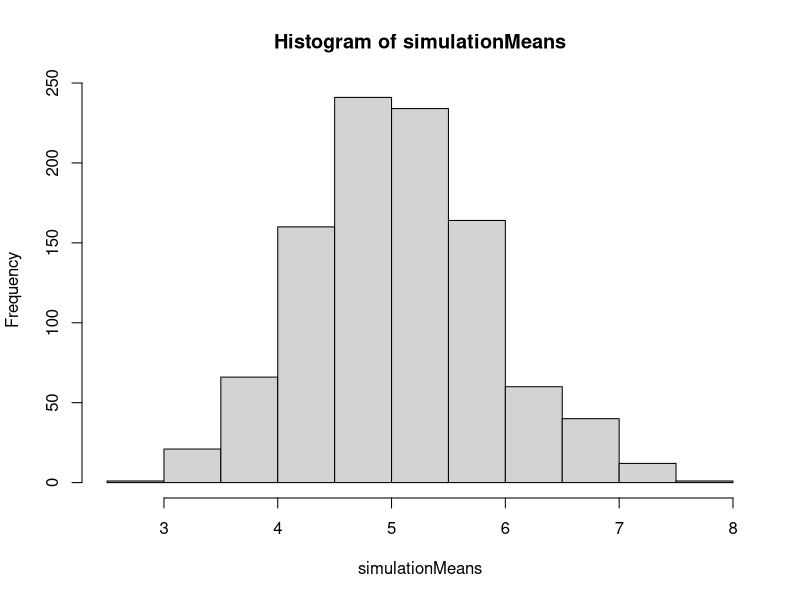
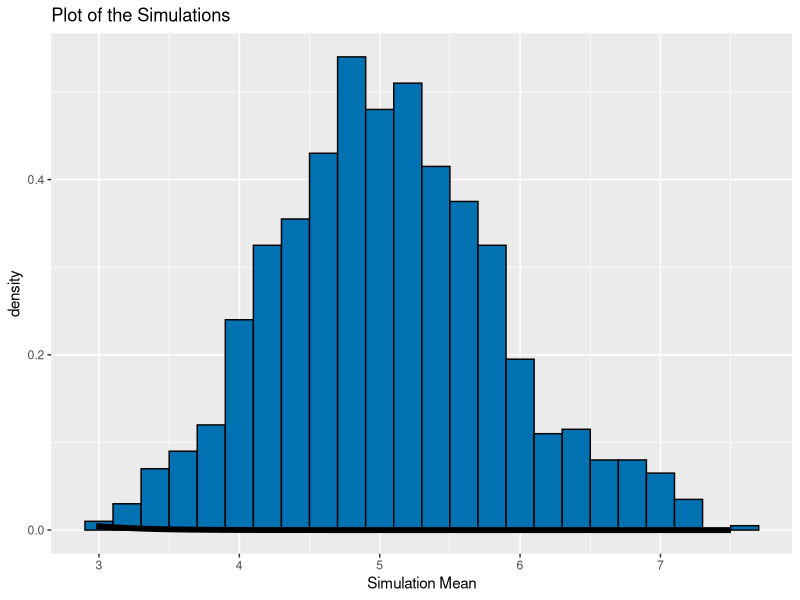

Source code (R) for these figures, in order:
## ---- chunk 1
ECHO=TRUE
set.seed(1337)
lambda = 0.2
exponentials = 40
## ---- chunk 2
simulationMeans = NULL
for (i in 1:1000) {
  simulationMeans = c(simulationMeans,mean(rexp(40,0.2)))
}
hist(simulationMeans)
## ---- chunk 3
smean <- mean(simulationMeans)
smean
## ---- chunk 4
lambda <- 0.2
mean <- lambda^-1
mean
## ---- chunk 5
abs(mean - smean)
## ---- chunk 6
svar<-var(simulationMeans)
svar
## ---- chunk 7
var <- (lambda * sqrt(40))^-2
var
## ---- chunk 8
abs(var - svar)
## ---- chunk 9
library(ggplot2)
ggplot(data.frame(y=simulationMeans), aes(x=y)) + 
  geom_histogram(aes(y=..density..), binwidth=0.2, fill="#0072B2", 
                 color="black") +
  stat_function(fun=dnorm, arg=list(mean=lambda^-1, 
                                    sd=(lambda*sqrt(40))^-1), 
                size=2) +
  labs(title="Plot of the Simulations", x="Simulation Mean")
